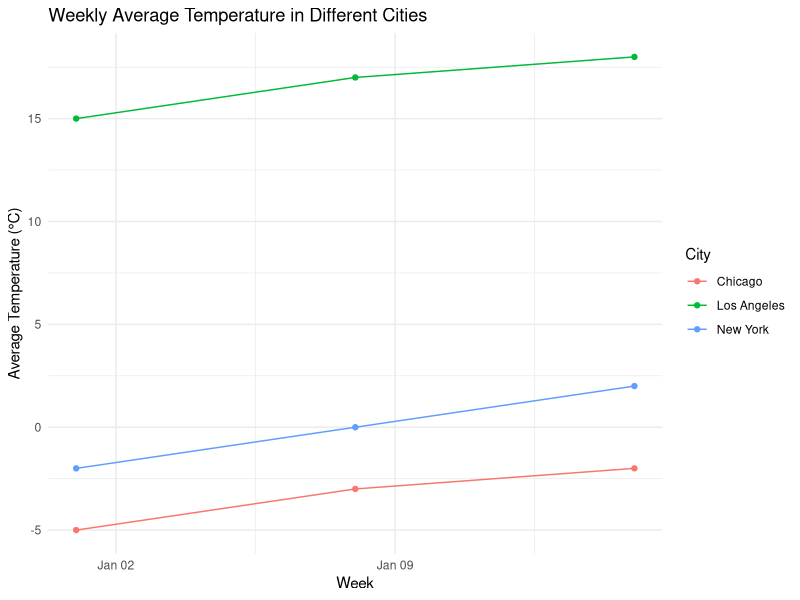

This figure's R source:
# Load necessary libraries
library(ggplot2)

# Dataset
data <- data.frame(
  Week = as.Date(c('2023-01-01', '2023-01-01', '2023-01-01', 
                   '2023-01-08', '2023-01-08', '2023-01-08', 
                   '2023-01-15', '2023-01-15', '2023-01-15')),
  City = c('New York', 'Los Angeles', 'Chicago', 
           'New York', 'Los Angeles', 'Chicago', 
           'New York', 'Los Angeles', 'Chicago'),
  Average_Temperature = c(-2, 15, -5, 0, 17, -3, 2, 18, -2)
)

# Plotting
ggplot(data, aes(x = Week, y = Average_Temperature, color = City, group = City)) +
  geom_line() +
  geom_point() +
  labs(title = 'Weekly Average Temperature in Different Cities', 
       x = 'Week', 
       y = 'Average Temperature (°C)') +
  theme_minimal()
